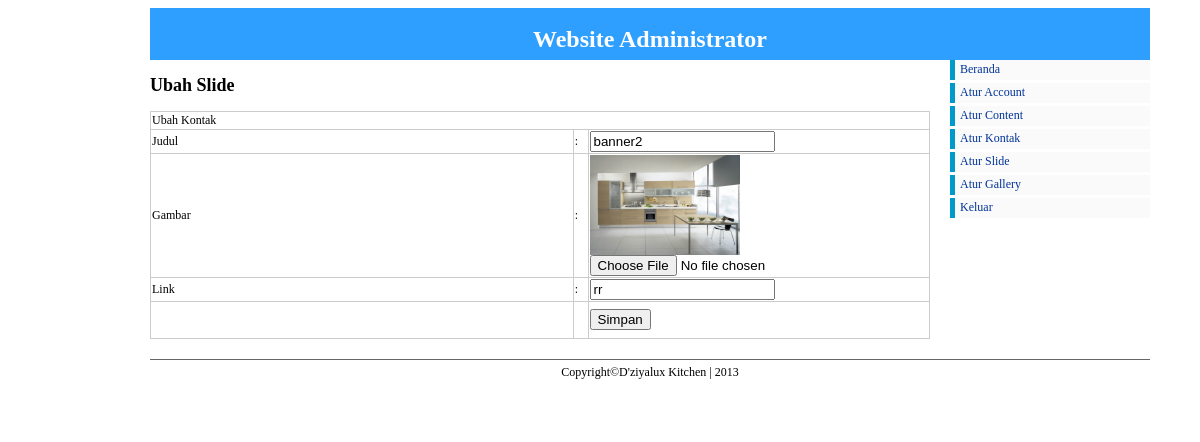
/admin/index.php?pg=slide/ubah_slide&id=8 (signed in), run on the app's committed database.
### tables this page shows
CREATE TABLE IF NOT EXISTS `slide_show` (
  `ID_SLIDE` int(11) NOT NULL AUTO_INCREMENT,
  `JUDUL` varchar(100) NOT NULL,
  `GAMBAR` varchar(50) NOT NULL,
  `LINK` varchar(50) NOT NULL,
  PRIMARY KEY (`ID_SLIDE`)
);

### admin/slide/ubah_slide.php (the view)
<h2>Ubah Slide</h2>
<form action="?pg=slide/ubah_post_slide&id=<?php echo $_GET['id'];?>" method="post" enctype="multipart/form-data" name="form1">
  <table width="441" border="1" align="center">
   <?php
  $data = mysql_query("select * from slide_show where ID_SLIDE = '$_GET[id]'");
  $tampil = mysql_fetch_array($data);
  ?>
    <tr>
      <td colspan="3">Ubah Kontak</td>
    </tr>
    <tr>
      <td width="314">Judul</td>
      <td width="8">:</td>
      <td width="97"><input type="text" name="judul" id="judul" value="<?php echo $tampil['JUDUL'];?>"></td>
    </tr>
    <tr>
      <td>Gambar</td>
      <td>:</td>
      <td>
      <img src="../images/slide/<?php echo $tampil['GAMBAR'];?>" width="150" height="100" /><br />
      <input type="file" name="gambar" id="gambar" /></td>
    </tr>
    <tr>
      <td>Link</td>
      <td>:</td>
      <td><input type="text" name="link" id="link" value="<?php echo $tampil['LINK'];?>"></td>
    </tr>
    <tr>
      <td height="34">&nbsp;</td>
      <td>&nbsp;</td>
      <td><input type="submit" name="button" class="klik" value="Simpan"></td>
    </tr>
  </table>
</form>

### css/admin.css (style rules this page uses)
body { font-size: 62.5%; font-family: "Trebuchet MS", "Arial", "Helvetica", "Verdana", "sans-serif"; }
table { font-size: 12px; width:780px; border:1px solid #CCC; border-collapse:collapse; }

### data on the page
slide_show: judul "banner2", GAMBAR (picture), link "rr"
